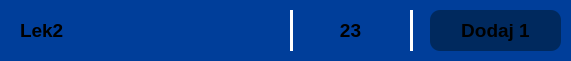
     <widget class="QFrame" name="frame_26">
      <property name="geometry">
       <rect>
        <x>40</x>
        <y>80</y>
        <width>571</width>
        <height>61</height>
       </rect>
      </property>
      <property name="styleSheet">
       <string notr="true">background-color: rgb(0, 62, 154);
border-radius: 10px;</string>
      </property>
      <property name="frameShape">
       <enum>QFrame::Shape::StyledPanel</enum>
      </property>
      <property name="frameShadow">
       <enum>QFrame::Shadow::Raised</enum>
      </property>
      <widget class="Line" name="line_10">
       <property name="geometry">
        <rect>
         <x>290</x>
         <y>10</y>
         <width>3</width>
         <height>41</height>
        </rect>
       </property>
       <property name="styleSheet">
        <string notr="true">background-color: white;</string>
       </property>
       <property name="orientation">
        <enum>Qt::Orientation::Vertical</enum>
       </property>
      </widget>
      <widget class="Line" name="line_11">
       <property name="geometry">
        <rect>
         <x>410</x>
         <y>10</y>
         <width>3</width>
         <height>41</height>
        </rect>
       </property>
       <property name="styleSheet">
        <string notr="true">background-color: white;</string>
       </property>
       <property name="orientation">
        <enum>Qt::Orientation::Vertical</enum>
       </property>
      </widget>
      <widget class="QLabel" name="label_29">
       <property name="geometry">
        <rect>
         <x>310</x>
         <y>10</y>
         <width>81</width>
         <height>41</height>
        </rect>
       </property>
       <property name="font">
        <font>
         <pointsize>14</pointsize>
         <bold>true</bold>
        </font>
       </property>
       <property name="layoutDirection">
        <enum>Qt::LayoutDirection::LeftToRight</enum>
       </property>
       <property name="styleSheet">
        <string notr="true"/>
       </property>
       <property name="text">
        <string>23</string>
       </property>
       <property name="textFormat">
        <enum>Qt::TextFormat::RichText</enum>
       </property>
       <property name="alignment">
        <set>Qt::AlignmentFlag::AlignCenter</set>
       </property>
      </widget>
      <widget class="QLabel" name="label_30">
       <property name="geometry">
        <rect>
         <x>20</x>
         <y>10</y>
         <width>261</width>
         <height>41</height>
        </rect>
       </property>
       <property name="font">
        <font>
         <pointsize>14</pointsize>
         <bold>true</bold>
        </font>
       </property>
       <property name="layoutDirection">
        <enum>Qt::LayoutDirection::LeftToRight</enum>
       </property>
       <property name="styleSheet">
        <string notr="true"/>
       </property>
       <property name="text">
        <string>Lek2</string>
       </property>
       <property name="textFormat">
        <enum>Qt::TextFormat::RichText</enum>
       </property>
       <property name="alignment">
        <set>Qt::AlignmentFlag::AlignLeading|Qt::AlignmentFlag::AlignLeft|Qt::AlignmentFlag::AlignVCenter</set>
       </property>
      </widget>
      <widget class="QFrame" name="frame_31">
       <property name="geometry">
        <rect>
         <x>430</x>
         <y>10</y>
         <width>131</width>
         <height>41</height>
        </rect>
       </property>
       <property name="styleSheet">
        <string notr="true">background-color: rgb(0, 41, 94);
border-radius: 10px;</string>
       </property>
       <property name="frameShape">
        <enum>QFrame::Shape::StyledPanel</enum>
       </property>
       <property name="frameShadow">
        <enum>QFrame::Shadow::Raised</enum>
       </property>
       <widget class="QFrame" name="frame_32">
        <property name="geometry">
         <rect>
          <x>270</x>
          <y>60</y>
          <width>841</width>
          <height>61</height>
         </rect>
        </property>
        <property name="styleSheet">
         <string notr="true">background-color: rgb(0, 62, 154);
border-radius: 10px;</string>
        </property>
        <property name="frameShape">
         <enum>QFrame::Shape::StyledPanel</enum>
        </property>
        <property name="frameShadow">
         <enum>QFrame::Shadow::Raised</enum>
        </property>
       </widget>
       <widget class="QLabel" name="label_31">
        <property name="geometry">
         <rect>
          <x>10</x>
          <y>0</y>
          <width>111</width>
          <height>41</height>
         </rect>
        </property>
        <property name="font">
         <font>
          <pointsize>14</pointsize>
          <bold>true</bold>
         </font>
        </property>
        <property name="layoutDirection">
         <enum>Qt::LayoutDirection::LeftToRight</enum>
        </property>
        <property name="styleSheet">
         <string notr="true"/>
        </property>
        <property name="text">
         <string>Dodaj 1</string>
        </property>
        <property name="textFormat">
         <enum>Qt::TextFormat::RichText</enum>
        </property>
        <property name="alignment">
         <set>Qt::AlignmentFlag::AlignCenter</set>
        </property>
       </widget>
      </widget>
     </widget>
